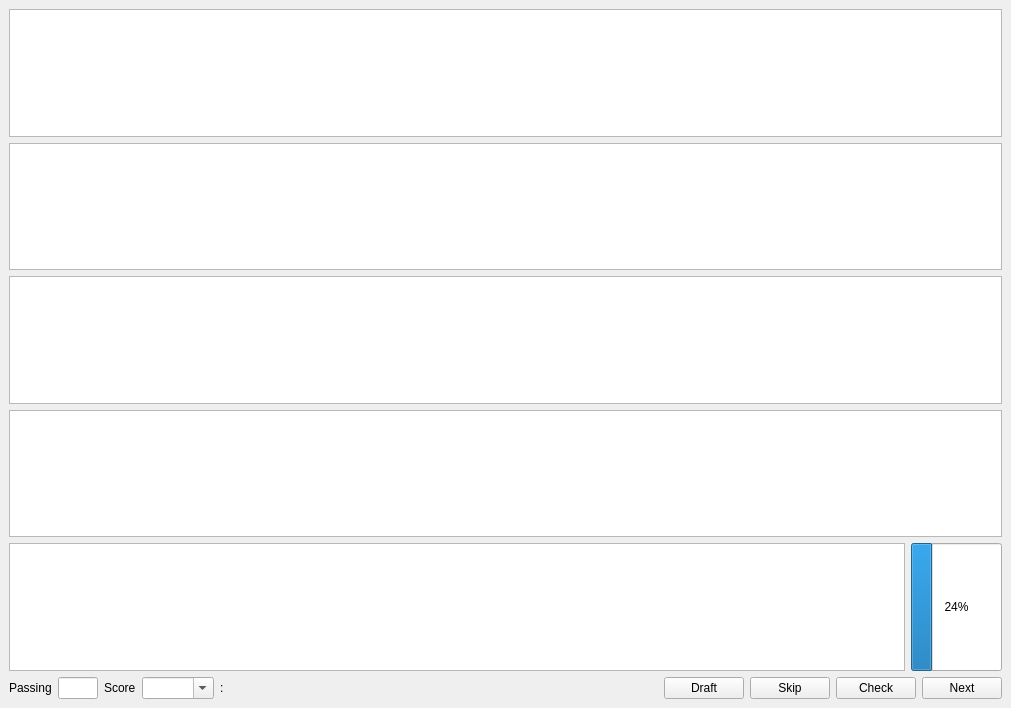
<?xml version="1.0" encoding="UTF-8"?>
<ui version="4.0">
 <class>CrammingWindow</class>
 <widget class="QMainWindow" name="CrammingWindow">
  <property name="geometry">
   <rect>
    <x>0</x>
    <y>0</y>
    <width>1011</width>
    <height>708</height>
   </rect>
  </property>
  <property name="windowTitle">
   <string>Qrammer - Cramming in progress</string>
  </property>
  <property name="windowIcon">
   <iconset resource="../../resources/res.qrc">
    <normaloff>:/qrammer.ico</normaloff>:/qrammer.ico</iconset>
  </property>
  <widget class="QWidget" name="centralwidget">
   <layout class="QVBoxLayout" name="verticalLayout" stretch="0,0,0,0,0,0">
    <item>
     <widget class="QTextEdit" name="textEdit_Question">
      <property name="acceptRichText">
       <bool>false</bool>
      </property>
     </widget>
    </item>
    <item>
     <widget class="QTextEdit" name="textEdit_Answer">
      <property name="acceptRichText">
       <bool>false</bool>
      </property>
     </widget>
    </item>
    <item>
     <widget class="QTextEdit" name="textEdit_Draft">
      <property name="acceptRichText">
       <bool>false</bool>
      </property>
     </widget>
    </item>
    <item>
     <widget class="QTextEdit" name="textEdit_DraftAndroid"/>
    </item>
    <item>
     <layout class="QHBoxLayout" name="horizontalLayout_5" stretch="95,5">
      <item>
       <widget class="QTextEdit" name="textEdit_Info">
        <property name="readOnly">
         <bool>true</bool>
        </property>
        <property name="acceptRichText">
         <bool>false</bool>
        </property>
       </widget>
      </item>
      <item>
       <widget class="QProgressBar" name="progressBar_Learning">
        <property name="sizePolicy">
         <sizepolicy hsizetype="Preferred" vsizetype="Expanding">
          <horstretch>0</horstretch>
          <verstretch>0</verstretch>
         </sizepolicy>
        </property>
        <property name="minimumSize">
         <size>
          <width>0</width>
          <height>0</height>
         </size>
        </property>
        <property name="value">
         <number>24</number>
        </property>
        <property name="alignment">
         <set>Qt::AlignLeading|Qt::AlignLeft|Qt::AlignTop</set>
        </property>
       </widget>
      </item>
     </layout>
    </item>
    <item>
     <layout class="QHBoxLayout" name="horizontalLayout_4" stretch="1,1,1,1,1,10,0,1,1,1">
      <item>
       <widget class="QLabel" name="label_PassingScore">
        <property name="sizePolicy">
         <sizepolicy hsizetype="Maximum" vsizetype="Maximum">
          <horstretch>0</horstretch>
          <verstretch>0</verstretch>
         </sizepolicy>
        </property>
        <property name="text">
         <string>Passing</string>
        </property>
       </widget>
      </item>
      <item>
       <widget class="QLineEdit" name="lineEdit_PassingScore">
        <property name="sizePolicy">
         <sizepolicy hsizetype="Preferred" vsizetype="Maximum">
          <horstretch>0</horstretch>
          <verstretch>0</verstretch>
         </sizepolicy>
        </property>
        <property name="maximumSize">
         <size>
          <width>16777215</width>
          <height>16777215</height>
         </size>
        </property>
        <property name="maxLength">
         <number>3</number>
        </property>
       </widget>
      </item>
      <item>
       <widget class="QLabel" name="label_Score">
        <property name="sizePolicy">
         <sizepolicy hsizetype="Maximum" vsizetype="Maximum">
          <horstretch>0</horstretch>
          <verstretch>0</verstretch>
         </sizepolicy>
        </property>
        <property name="text">
         <string>Score</string>
        </property>
       </widget>
      </item>
      <item>
       <widget class="QComboBox" name="comboBox_Score">
        <property name="sizePolicy">
         <sizepolicy hsizetype="Maximum" vsizetype="Maximum">
          <horstretch>0</horstretch>
          <verstretch>0</verstretch>
         </sizepolicy>
        </property>
        <property name="maximumSize">
         <size>
          <width>16777215</width>
          <height>16777215</height>
         </size>
        </property>
        <property name="editable">
         <bool>true</bool>
        </property>
        <property name="maxVisibleItems">
         <number>14</number>
        </property>
       </widget>
      </item>
      <item>
       <widget class="QLabel" name="label_NewScore">
        <property name="sizePolicy">
         <sizepolicy hsizetype="Preferred" vsizetype="Preferred">
          <horstretch>0</horstretch>
          <verstretch>0</verstretch>
         </sizepolicy>
        </property>
        <property name="maximumSize">
         <size>
          <width>200</width>
          <height>16777215</height>
         </size>
        </property>
        <property name="styleSheet">
         <string notr="true"/>
        </property>
        <property name="text">
         <string>: &lt;null&gt;</string>
        </property>
       </widget>
      </item>
      <item>
       <spacer name="horizontalSpacer">
        <property name="sizePolicy">
         <sizepolicy hsizetype="Minimum" vsizetype="Minimum">
          <horstretch>0</horstretch>
          <verstretch>0</verstretch>
         </sizepolicy>
        </property>
        <property name="orientation">
         <enum>Qt::Horizontal</enum>
        </property>
        <property name="sizeHint" stdset="0">
         <size>
          <width>40</width>
          <height>20</height>
         </size>
        </property>
       </spacer>
      </item>
      <item>
       <widget class="QPushButton" name="pushButton_Switch">
        <property name="sizePolicy">
         <sizepolicy hsizetype="Maximum" vsizetype="Maximum">
          <horstretch>0</horstretch>
          <verstretch>0</verstretch>
         </sizepolicy>
        </property>
        <property name="text">
         <string>Draft</string>
        </property>
       </widget>
      </item>
      <item>
       <widget class="QPushButton" name="pushButton_Skip">
        <property name="sizePolicy">
         <sizepolicy hsizetype="Maximum" vsizetype="Maximum">
          <horstretch>0</horstretch>
          <verstretch>0</verstretch>
         </sizepolicy>
        </property>
        <property name="text">
         <string>Skip</string>
        </property>
       </widget>
      </item>
      <item>
       <widget class="QPushButton" name="pushButton_Check">
        <property name="sizePolicy">
         <sizepolicy hsizetype="Maximum" vsizetype="Maximum">
          <horstretch>0</horstretch>
          <verstretch>0</verstretch>
         </sizepolicy>
        </property>
        <property name="maximumSize">
         <size>
          <width>16777215</width>
          <height>16777215</height>
         </size>
        </property>
        <property name="text">
         <string>Check</string>
        </property>
       </widget>
      </item>
      <item>
       <widget class="QPushButton" name="pushButton_Next">
        <property name="sizePolicy">
         <sizepolicy hsizetype="Maximum" vsizetype="Maximum">
          <horstretch>0</horstretch>
          <verstretch>0</verstretch>
         </sizepolicy>
        </property>
        <property name="maximumSize">
         <size>
          <width>16777215</width>
          <height>16777215</height>
         </size>
        </property>
        <property name="text">
         <string>Next</string>
        </property>
       </widget>
      </item>
     </layout>
    </item>
   </layout>
  </widget>
 </widget>
 <resources>
  <include location="../../resources/res.qrc"/>
 </resources>
 <connections/>
</ui>
